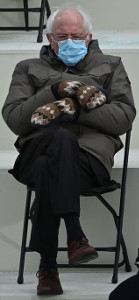
#> input picture Bernie_Sanders_mittens.jpg, 139 x 300 px
$ jupyter execute Convert_RBG_to_grey_monochrome.ipynb
#> lines starting #> are read from the running program, lines starting #| are printed output that depends on the picture; after the words box and inside, x2 and y2 are one past the last pixel; in counts of white or black regions, pixels touching at a corner belong together
[cell 1]
## This method is to show the original image and the converted image
# Importing Image and ImageOps module from PIL package
from PIL import Image, ImageOps

# creating an og_image object
og_image = Image.open("Bernie_Sanders_mittens.jpg")
#> og_image is the input picture: PIL image 139x300 RGB; mean R, G, B 84.3, 86.2, 84.3
og_image.show()

# applying grayscale method
gray_image = ImageOps.grayscale(og_image)
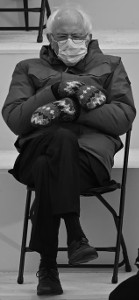
#> gray_image: PIL image 139x300 L; min 0, max 225, mean 85.4
gray_image.show()

[cell 2]
## This method is to save the image
# Importing Image and ImageOps module from PIL package
from PIL import Image, ImageOps

# creating an og_image object
og_image = Image.open("Bernie_Sanders_mittens.jpg")

# applying grayscale method
gray_image = ImageOps.grayscale(og_image)
gray_image.save('Bernie_Sanders_greyscale.png')

[cell 3]
# Alternate method using L
# # grayImg = img.convert('L')

# # Importing Image and ImageOps module from PIL package
# from PIL import Image, ImageOps

# # creating an og_image object
# og_image = Image.open("Bernie_Sanders_mittens.jpg")

# # applying grayscale method
# gray_image = og_image.convert('L')
# gray_image.save('monochrome_Bernie_Sanders_mittens.jpg')

[cell 4]
# Convert to grey, then to black and white (monochrome)
col = Image.open("Bernie_Sanders_mittens.jpg")
gray = col.convert('L')
bw = gray.point(lambda x: 0 if x<128 else 255, '1')
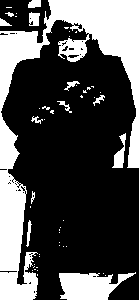
#> bw: PIL image 139x300 1; 31.3% white; 51 white regions (38 under 20 px), largest, box (x1, y1, x2, y2) and area: (0, 0, 139, 300) 10709, (59, 272, 136, 300) 1401, (112, 133, 126, 168) 221
bw.save("Bernie_Sanders_monochrome.jpg")
